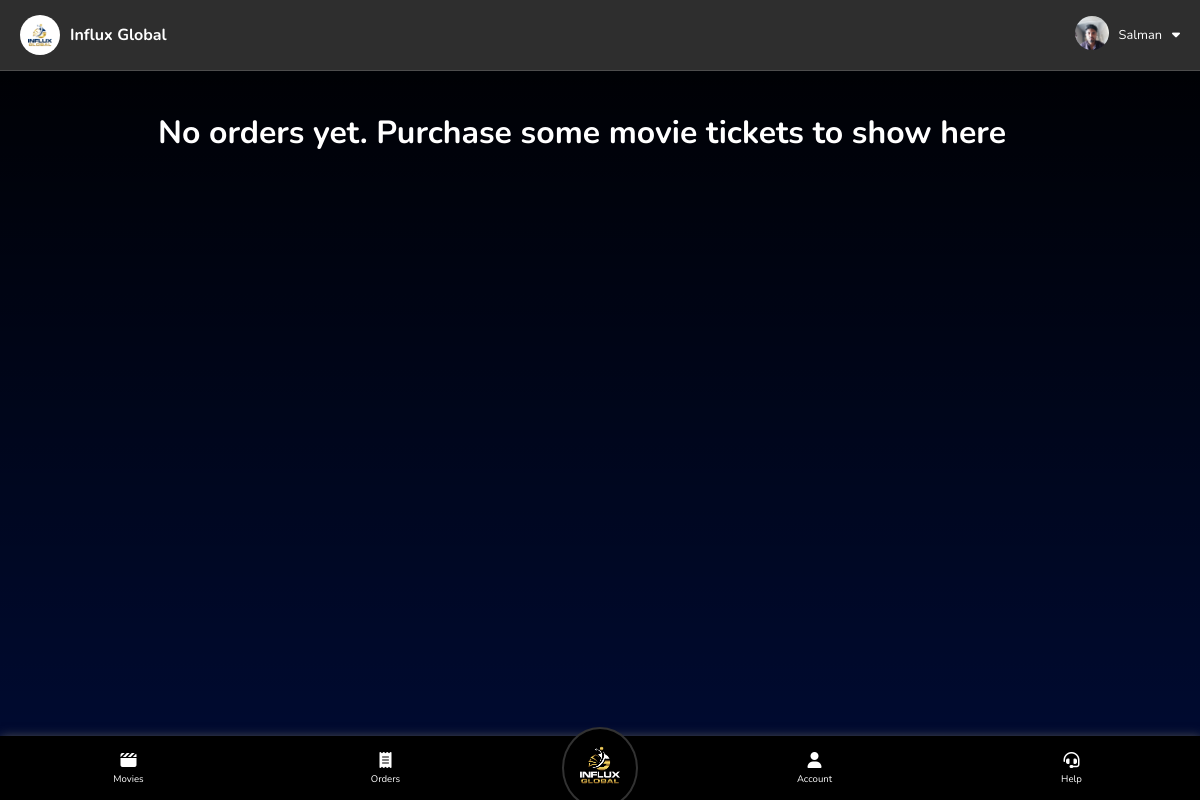
The page /user/orders (signed in) on the database its author committed.
### backend.py (models this page shows)
class users(db.Model):
    user_id = db.Column(db.String(50), primary_key=True, nullable=False)
    name = db.Column(db.String(50), nullable=False, unique=False)
    email = db.Column(db.String, nullable=True, unique=False)
    phone = db.Column(db.String(50), nullable=False, unique=True)
    password = db.Column(db.String(50), nullable=False, unique=False)
    country = db.Column(db.String(20), nullable=False, unique=False)
    account_status = db.Column(db.String(20), nullable=True, unique=False)
    selfReferalCode = db.Column(db.String(50), nullable=False, unique=True)
    joiningReferalCode = db.Column(db.String(50), nullable=False, unique=False)
    level = db.Column(db.Integer, nullable=False, unique=False)
    purchased_tickets = db.Column(db.String, nullable=True, unique=False)
    payment_requests = db.Column(db.String, nullable=True, unique=False)
    overall_referals = db.Column(db.Integer, nullable=False, unique=False)
    overall_deposit = db.Column(db.Float, nullable=False, unique=False)
    wallet_balance = db.Column(db.Float, nullable=False, unique=False)
    experience_money = db.Column(db.Float, nullable=True, unique=False)
    overall_earning = db.Column(db.Float, nullable=False, unique=False)
    today_earning = db.Column(db.Float, nullable=False, unique=False)
    monthly_earning = db.Column(db.Float, nullable=False, unique=False)

### backend.py (the view)
@app.route("/user/orders", methods=["GET"])
def user_orders():
    if request.method == "GET":
        if "user" in session:
            user_id = session["user"]
            selected_user = users.query.filter_by(user_id = user_id).first()
            if selected_user:
                moviesList = json.loads(selected_user.purchased_tickets)
                moviesListFilteredDict = filteredOrderedMoviesList(moviesList)
                moviesListFiltered = moviesListFilteredDict["list"]
                moviesListFiltered.reverse()
                if moviesListFilteredDict["should_update_database"]:
                    selected_user.purchased_tickets = json.dumps(moviesListFiltered)
                    db.session.commit()
                user_level = levels.query.filter_by(level_number=selected_user.level).first()
                priceDict = {
    "24 hour": {"price":3, "profit":user_level.daily_ticket_profit, "duration": "24 Hours", "duration_days":1},
    "weekly": {"price":5, "profit":user_level.weekly_ticket_profit, "duration": "1 week (7 days)", "duration_days":7},
    "pre sale": {"price":5, "profit":user_level.presale_ticket_profit, "duration": "Till movie release date", "duration_days":30}
    }
                return render_template("user/orders.html", user=selected_user, moviesList=moviesListFiltered, get_movie_details_from_ID=get_movie_details_from_ID, priceDict=priceDict, get_readable_date_string=get_readable_date_string, currentPagespanText="Orders", round=round, get_dpImg_src=get_dpImg_src)
            else:
                session.pop("user")
                return redirect("/")
        else:
            return redirect("/")

### backend.py (called while the page is built)
@app.route("/get-dp-img-src/<string:user_id>", methods=["GET"])
def get_dpImg_src(user_id):
    user_dp_folder = os.path.join(app.config['UPLOAD_FOLDER'], "dp", user_id)
    if os.path.exists(user_dp_folder):
        dp_filename = os.listdir(user_dp_folder)[0]
        img_src = "/" + os.path.join(user_dp_folder, dp_filename)
        return img_src
    else:
        return False

def filteredOrderedMoviesList(moviesList):
    moviesListFiltered = [ e for e in moviesList if movies.query.filter_by(imdb_movie_id=e["movie_id"]).first() != None ]
    if len(moviesListFiltered) < len(moviesList):
        return {
            "list" : moviesListFiltered,
            "should_update_database" : True
        }
    else:
        return {
            "list" : moviesListFiltered,
            "should_update_database" : False
        }

### templates/user/orders.html (shortened to what this page needs)
{% extends 'user/home.html' %}
{% block main %}
<div class="container" id="movieCardsContainer">
    {% if moviesList | length > 0 %}
    {% for movie in moviesList %}
    <div class="movieCard">
        <div class="movieContentWrapper">
            <img src="{{ get_movie_details_from_ID(movie['movie_id'])['imgSrc'] }}" alt="{{get_movie_details_from_ID(movie['movie_id'])['title']}}">
        <div class="content">
            <div class="rating">
                <span>{{get_movie_details_from_ID(movie['movie_id'])['rating']}}</span>
                <i class="fa-solid fa-star"></i>
            </div>
            <p class="title">{{get_movie_details_from_ID(movie['movie_id'])['title']}}</p>
            <p class="price detailsRow">
                <span class="heading">Price per ticket:</span>
                <span class="text">&dollar; {{priceDict[get_movie_details_from_ID(movie['movie_id'])['placement']]['price']}}.00</span></p>
            <p class="actors detailsRow">
                <span class="heading">Tickets Purchased:</span>
                <span class="text">{{ movie['tickets_purchased'] }}</span></p>
            <p class="actors detailsRow">
                <span class="heading">Total Price:</span>
                <span class="text">&dollar; {{ movie['total_purchase_value'] }}</span></p>
            <p class="actors detailsRow">
                <span class="heading">Purchased Using:</span>
                <span class="text">{{ movie['purchased_using'] }}</span></p>
            <p class="actors detailsRow">
                <span class="heading">Purchase time:</span>
                <span class="text">{{ get_readable_date_string(movie['purchase_time']) }}</span></p>
            <p class="actors detailsRow">
                <span class="heading">End time:</span>
                <span class="text">{{ get_readable_date_string(movie['end_time']) }}</span></p>
            <p class="actors detailsRow">
                <span class="heading">Estimated daily profit:</span>
                <span class="text">&dollar; {{ round(movie['estimated_daily_profit'], 2) }}</span></p>
                {% if priceDict[get_movie_details_from_ID(movie['movie_id'])['placement']]['duration'] %}
            <p class="actors detailsRow">
                <span class="heading">Duration:</span>
                <span class="text">{{ priceDict[get_movie_details_from_ID(movie['movie_id'])['placement']]['duration'] }}</span></p>
                {% else %}
                <p class="actors detailsRow">
                    <span class="heading">Duration:</span>
                    <span class="text">Till movie release date</span></p>
                {% endif %}
        </div>
    </div>
    <div class="buy">
        <p>Estimated profit per ticket: <span>{{priceDict[get_movie_details_from_ID(movie['movie_id'])['placement']]['profit']}}%</span></p>
        <button class="btn btnTrans buyTicketBtn pendingBtn">Order {{ movie['status'] }}</button>
    </div>
    <hr>
    <div class="release">
        <p>Release Date:</p>
        <p>{{  get_movie_details_from_ID(movie['movie_id'])['releaseDate']  }}</p>
    </div>
    </div>
    {% endfor %}
    {% else %}
    <h1 style="text-align: center;">No orders yet. Purchase some movie tickets to show here</h1>
    {% endif %}
</div>
{% endblock main %}

### templates/user/home.html (shortened to what this page needs)
<!doctype html>
<html lang="en">
<head>
    <link rel="stylesheet" href="/static/css/comman.css">
    <link rel="stylesheet" href="/static/css/user/style.css">
</head>
<body>
    <div id="topBar">
        <div class="block" style="padding: 5px 10px;">
            <span class="btnWithIcon">
                <img src="/static/img/favicons/apple-touch-icon.png" alt="logo" class="topBarLogo">
                <span style="font-weight: bold;">Influx Global</span>
            </span>
        </div>
        <div class="block" style="font-size: 0.8rem; cursor: pointer;">
            <span class="btnWithIcon topBarSpan" id="profileSpan">
                <div class="dpImgWrapper">
                    {% if get_dpImg_src(user.user_id) %}
                    <img class="dpImg" src="{{get_dpImg_src(user.user_id)}}" alt="DP">
                    {% else %}
                    <i class="fa-solid fa-user" style="color: #ffffff;"></i>
                    {% endif %}
                </div>
                <span>{{user.name}}</span>
                <i class="fa-solid fa-caret-down"></i>
            </span>
        </div>
    </div>
    {% block main %}{% endblock main %}
    {% block nav %}
    <nav>
        <a href="/user" class="navlink navlinkWithIcon">
            <i class="fa-solid fa-clapperboard"></i>
            <span>Movies</span>
        </a>
        <a href="/user/orders" class="navlink navlinkWithIcon">
            <i class="fa-solid fa-receipt"></i>
            <span>Orders</span>
        </a>
        <a href="/userhome" id="navLogoLink">
            <img id="navLogo" src="{{ url_for('static', filename='img/logos/Png/Influx-global-logo-Final-Files-04.png') }}" alt="">
        </a>
        <a href="/user/account" class="navlink navlinkWithIcon">
            <i class="fa-solid fa-user"></i>
            <span>Account</span>
        </a>
        <a href="/user/help" class="navlink navlinkWithIcon">
            <i class="fa-solid fa-headset"></i>
            <span>Help</span>
        </a>
    </nav>
    {% endblock nav %}
</body>
</html>

### static/css/comman.css (style rules this page uses)
* { padding: 0px; margin: 0px; color: white; font-family: 'Nunito', sans-serif; }
html { scroll-behavior: smooth; }
a.navlink { text-decoration: none; }
.btn, .navlink { font-size: 0.85rem; }
.btnWithIcon { display: flex; align-items: center; justify-content: center; column-gap: 10px; }

### static/css/user/style.css (style rules this page uses)
body { background: linear-gradient(180deg, black, transparent); background-color: #000b34; min-height: 100vh; }
nav { display: flex; justify-content: space-around; align-items: center; background-color: #001118; background-color: black; position: fixed; width: 100vw; bottom: 0px; z-index: 1; height: 4.5rem; box-shadow: 1px 1px 10px #565656; }
#navLogoLink { background-color: black; border-radius: 100%; border: 2px solid #323232; margin: 0px 4%; }
#navLogo { width: 6vw; width: 5.5rem; }
.navlink { font-size: 1rem; }
.navlink.navlinkWithIcon { display: flex; flex-direction: column; justify-content: center; align-items: center; row-gap: 4px; height: 100%; width: 100%; height: 100%; }
.navlink.navlinkWithIcon i { font-size: 2vw; font-size: 1rem; }
.container { padding-top: 5vh; padding-bottom: 20vh; padding-right: 10vw; padding-left: 10vw; }
#movieCardsContainer { display: grid; grid-template-columns: auto auto; row-gap: 3vw; column-gap: 3vw; justify-content: center; }
#topBar { display: flex; justify-content: space-between; align-items: center; border-bottom: 1px solid #ffffff26; position: sticky; top: 0px; backdrop-filter: blur(54px); background-color: #2e2e2e; z-index: 1; padding: 10px; }
#topBar .dpImg { width: 34px; border-radius: 100%; }
.topBarLogo { width: 40px; border-radius: 87%; }
#profileSpan { padding: 5px 10px; }
@media screen and (max-width: 1431px) { nav { height: 4rem; justify-content: normal; } }
@media screen and (max-width: 1431px) { .navlink { font-size: 0.6rem; } }
@media screen and (max-width: 1431px) { .navlink.navlinkWithIcon { width: 100%; } }
@media screen and (max-width: 1431px) { .navlink.navlinkWithIcon i { font-size: 1rem; } }
@media screen and (max-width: 1431px) { #navLogo { width: 4.5rem; } }

### rows shown on the page
users: user_id (picture), name "Salman"
